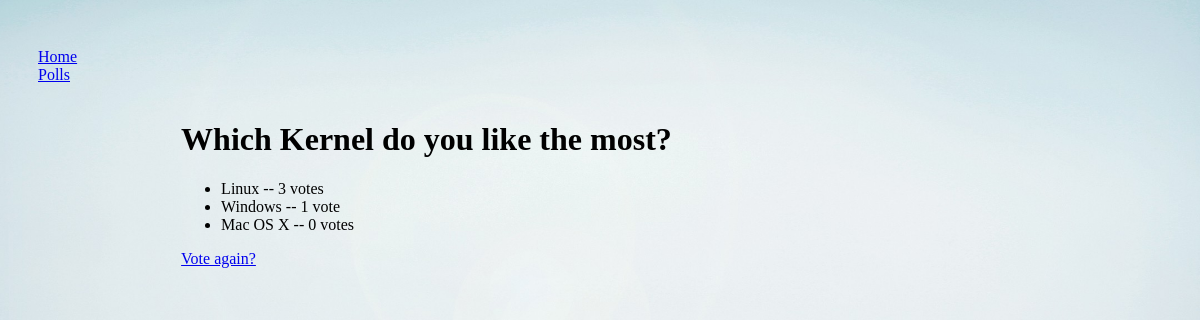
/polls/1/results/, run on an earlier commit of the app's database.
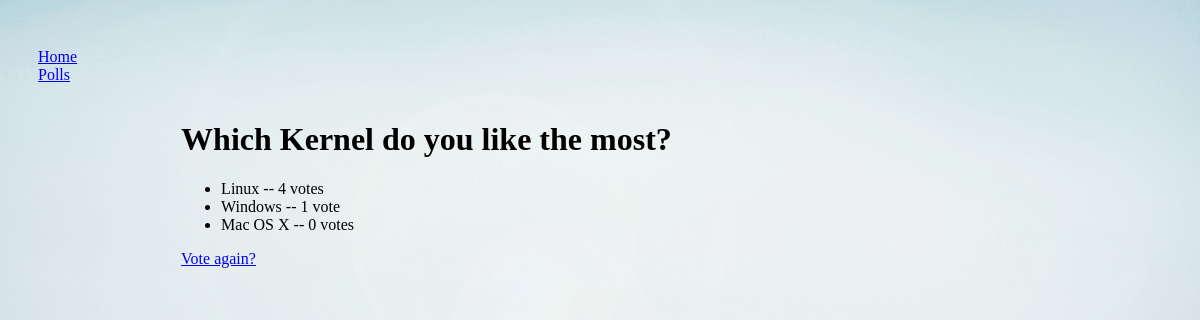
And on a later commit of the database.
### polls/models.py (models this page shows, shortened)
class Question(models.Model):
    question_text = models.CharField(max_length=200)
    pub_date = models.DateTimeField('date published')

class Choice(models.Model):
    question = models.ForeignKey(Question, on_delete=models.CASCADE)
    choice_text = models.CharField(max_length=200)
    votes = models.IntegerField(default=0)

### polls/views.py (the view)
# urls.py: url(r'^(?P<question_id>[0-9]+)/results/$', views.results, name='results'),
def results(request, question_id):
    question = get_object_or_404(Question, pk=question_id)
    return render(request, 'results.html', {'question': question})

### polls/templates/results.html
{% extends 'generic.html' %}
{% block content %}
<h1>{{ question.question_text }}</h1>
<ul>
{% for choice in question.choice_set.all %}
    <li>{{ choice.choice_text }} -- {{ choice.votes }} vote{{ choice.votes|pluralize }}</li>
{% endfor %}
</ul>
<a href="{% url 'detail' question.id %}">Vote again?</a>
{% endblock %}

### home/templates/generic.html (shortened to what this page needs)
<!DOCTYPE html>
<html lang="en">
<head>
  {% load static %}
  <link rel="stylesheet" href="{% static "style.css" %}">
</head>
<body>
  <div class="container">
    <div class="side-column">
      {% block sidebar %}
      <ul class="sidebar-nav">
        <li><a href="{% url 'index' %}">Home</a></li>
        <li><a href="{% url 'polls' %}">Polls</a></li>
      </ul>
      {% endblock %}
    </div>
    <div class="main-column">
    {% block content %}{% endblock %}
    </div>
  </div>
</body>
</html>

### static/style.css (style rules this page uses)
html { background: url(background.jpg) no-repeat center center fixed; background-size: cover; }
.sidebar-nav { margin-top: 20px; padding: 0; list-style: none; float: left; }
.container { padding-top: 20px; padding-right: 15px; padding-left: 15px; margin-right: auto; margin-left: auto; }
.main-column, .side-column { position: relative; min-height: 1px; padding-right: 15px; padding-left: 15px; }
.side-column { width: 10%; float: left; }
.main-column { width: 85%; float: right; }

What changed in the data, as far as the page shows it:
changed Choice "Linux": votes "3" → "4"
